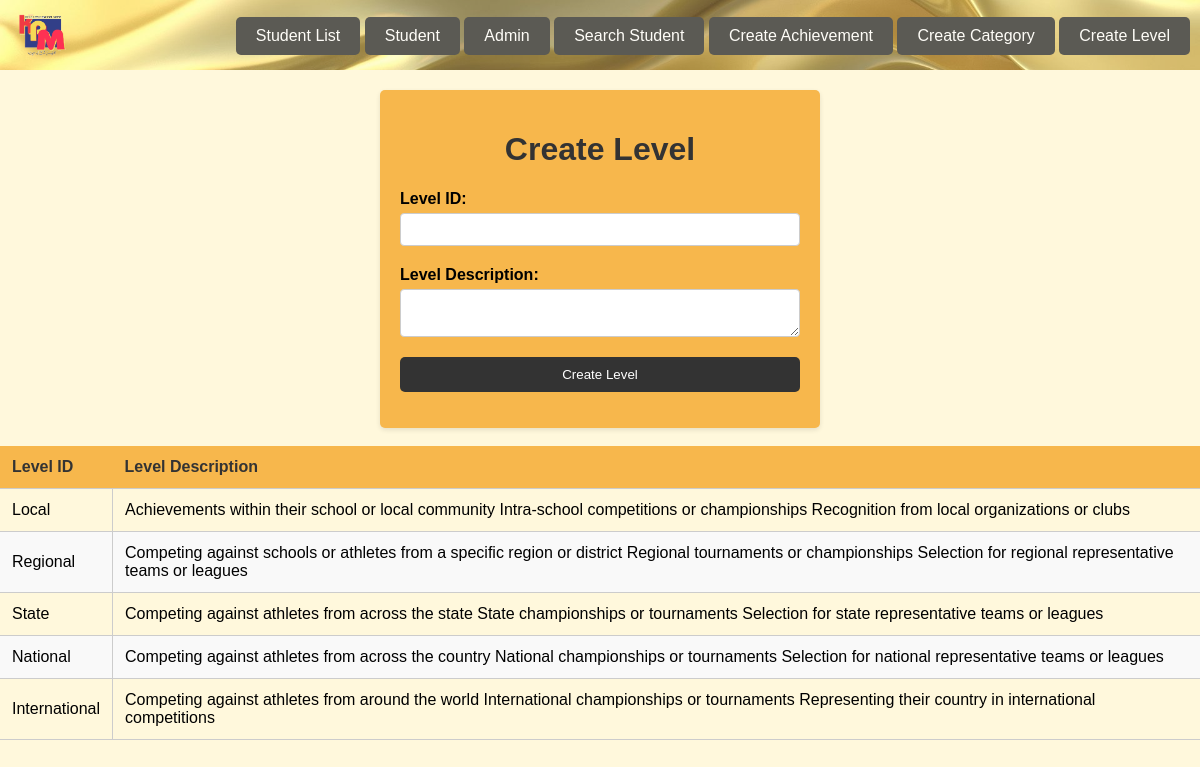
The page /create/level/ on the database its author committed.
### subproject_sea/models.py (models this page shows, shortened)
class Level(models.Model):
    Levelid = models.CharField(max_length = 6,primary_key = True)
    Leveldescription = models.TextField()

### subproject_sea/views.py (the view, shortened to what this page needs)
# urls.py: path('create/level/', views.create_level, name='create_level'),
def create_level(request):
    levels = Level.objects.all()
    return render(request, 'level_form.html', {'levels': levels})

### subproject_sea/templates/level_form.html (shortened to what this page needs)
{% load static %}
<body>
<div class="navbar">
  <a href="{% url 'homepage' %}">
    <img src="{% static 'kpmb.gif' %}" class="logo">
  </a>
    <div class="button">
      <a href="{% url 'viewachievement' %}">Student List</a>
      <a href="{% url 'studentdata' %}">Student</a>
      <a href="{% url 'admindata' %}">Admin</a>
      <a href="{% url 'searchpage' %}">Search Student</a>
      <a href="{% url 'create_achievment' %}">Create Achievement</a>
      <a href="{% url 'create_category' %}">Create Category</a>
      <a href="{% url 'create_level' %}">Create Level</a>
    </div>
</div>
<div class="container">
    <h1>Create Level</h1>
    <form method="post" action="{% url 'create_level' %}">
        <div class="form-group">
            <label for="Levelid">Level ID:</label>
            <input type="text" name="Levelid" class="form-control" required>
        </div>
        <div class="form-group">
            <label for="Leveldescription">Level Description:</label>
            <textarea name="Leveldescription" class="form-control" required></textarea>
        </div>
        <button type="submit" class="btn btn-primary">Create Level</button>
    </form>
</div>
<br>
<table>
  <thead>
    <tr>
      <th>Level ID</th>
      <th>Level Description</th>
    </tr>
  </thead>
  <tbody>
    {% for level in levels %}
      <tr>
        <td>{{ level.Levelid }}</td>
        <td>{{ level.Leveldescription }}</td>
      </tr>
    {% endfor %}
  </tbody>
</table>
</body>

### rows shown on the page
Level: Levelid "Local", Leveldescription "Achievements within their school or local community Intra-school competitions or championships Recognition from local organizations or clubs"
Level: Levelid "Regional", Leveldescription "Competing against schools or athletes from a specific region or district Regional tournaments or championships Selection for regional representative teams or leagues"
Level: Levelid "State", Leveldescription "Competing against athletes from across the state State championships or tournaments Selection for state representative teams or leagues"
Level: Levelid "National", Leveldescription "Competing against athletes from across the country National championships or tournaments Selection for national representative teams or leagues"
Level: Levelid "International", Leveldescription "Competing against athletes from around the world International championships or tournaments Representing their country in international competitions"
